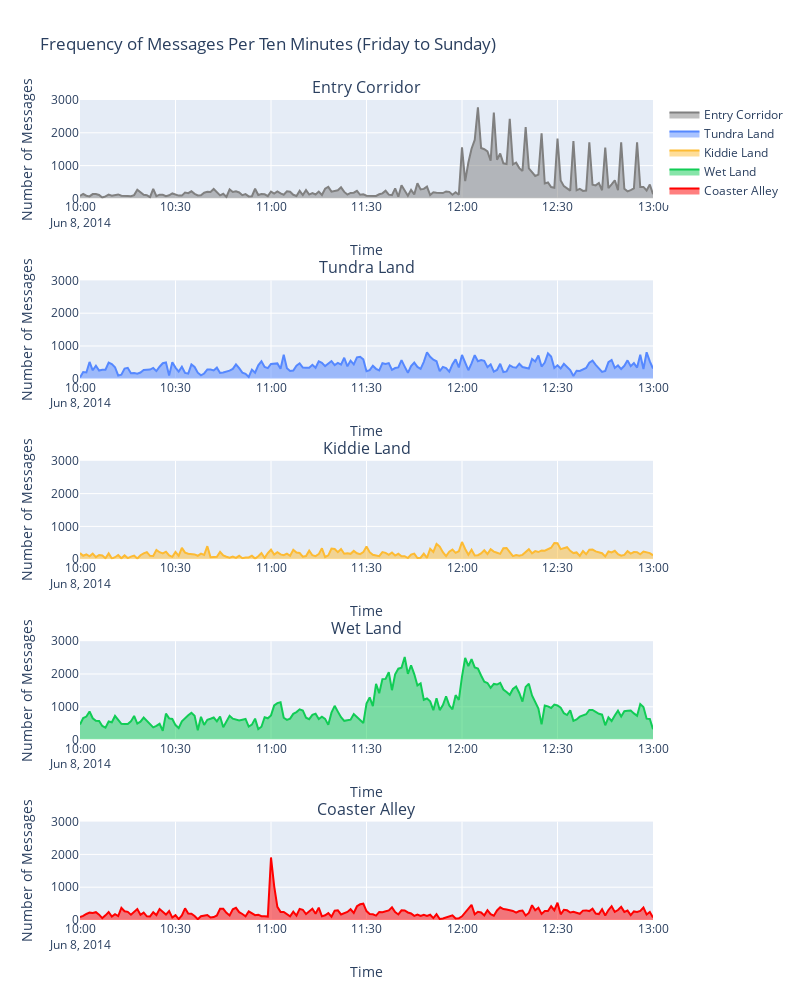

Write notebook code for a chart like this one.
### Code cell
fig = make_subplots(rows=5, cols=1, subplot_titles=["Entry Corridor", "Tundra Land", "Kiddie Land", "Wet Land", "Coaster Alley"])

# EC plot (First row)
fig.add_trace(
    go.Scatter(x=comm_EC_noon_df['min'], 
               y=comm_EC_noon_df['Messages'], 
               mode='lines', name='Entry Corridor',
               fill='tozeroy',
               line=dict(color="gray")),
    row=1, col=1
)

# TL plot (Second row)
fig.add_trace(
    go.Scatter(x=comm_TL_noon_df['min'], 
               y=comm_TL_noon_df['Messages'], 
               mode='lines', name='Tundra Land',
               fill ='tozeroy',
               line=dict(color="#5588FF")),
    row=2, col=1
)

# KL plot (Third row)
fig.add_trace(
    go.Scatter(x=comm_KL_noon_df['min'], 
               y=comm_KL_noon_df['Messages'], 
               mode='lines', name='Kiddie Land', 
               fill='tozeroy',
               line=dict(color="#FDBB33")),
    row=3, col=1
)

# WL plot (Fourth row)
fig.add_trace(
    go.Scatter(x=comm_WL_noon_df['min'], 
               y=comm_WL_noon_df['Messages'], 
               mode='lines', name='Wet Land', 
               fill='tozeroy',
               line=dict(color="#11CC55")),
    row=4, col=1
)

# CA plot (Fifth row)
fig.add_trace(
    go.Scatter(x=comm_CA_noon_df['min'], 
               y=comm_CA_noon_df['Messages'], 
               mode='lines', name='Coaster Alley', 
               fill='tozeroy',
               line=dict(color="red")),
    row=5, col=1
)

fig.update_layout(
    height=1000, width=800, 
    title_text="Frequency of Messages Per Ten Minutes (Friday to Sunday)", 

    # Set y-axis ranges for each subplot
    yaxis=dict(range=[0, 3000], title='Number of Messages'),
    yaxis2=dict(range=[0, 3000], title='Number of Messages'),
    yaxis3=dict(range=[0, 3000], title='Number of Messages'),
    yaxis4=dict(range=[0, 3000], title='Number of Messages'),
    yaxis5=dict(range=[0, 3000], title='Number of Messages'),


    xaxis=dict(title='Time'),
    xaxis2=dict(title='Time'),
    xaxis3=dict(title='Time'),
    xaxis4=dict(title='Time'),
    xaxis5=dict(title='Time')

)

# Display the figure
fig.show()

### Figure 1 — Plotly figure (JSON) as saved in the notebook; plotly's stock layout.template omitted (floating-point values rounded to 4 significant figures; data arrays with more than 128 entries replaced by an {"elided": "..."} marker saying what was removed)
{"data": [{"fill": "tozeroy", "line": {"color": "gray"}, "mode": "lines", "name": "Entry Corridor", "type": "scatter", "x": {"elided": "181 str values"}, "xaxis": "x", "y": {"elided": "181 int values"}, "yaxis": "y"}, {"fill": "tozeroy", "line": {"color": "#5588FF"}, "mode": "lines", "name": "Tundra Land", "type": "scatter", "x": {"elided": "181 str values"}, "xaxis": "x2", "y": {"elided": "181 int values"}, "yaxis": "y2"}, {"fill": "tozeroy", "line": {"color": "#FDBB33"}, "mode": "lines", "name": "Kiddie Land", "type": "scatter", "x": {"elided": "181 str values"}, "xaxis": "x3", "y": {"elided": "181 int values"}, "yaxis": "y3"}, {"fill": "tozeroy", "line": {"color": "#11CC55"}, "mode": "lines", "name": "Wet Land", "type": "scatter", "x": {"elided": "181 str values"}, "xaxis": "x4", "y": {"elided": "181 int values"}, "yaxis": "y4"}, {"fill": "tozeroy", "line": {"color": "red"}, "mode": "lines", "name": "Coaster Alley", "type": "scatter", "x": {"elided": "181 str values"}, "xaxis": "x5", "y": {"elided": "181 int values"}, "yaxis": "y5"}], "layout": {"annotations": [{"font": {"size": 16}, "showarrow": false, "text": "Entry Corridor", "x": 0.5, "xanchor": "center", "xref": "paper", "y": 1, "yanchor": "bottom", "yref": "paper"}, {"font": {"size": 16}, "showarrow": false, "text": "Tundra Land", "x": 0.5, "xanchor": "center", "xref": "paper", "y": 0.78, "yanchor": "bottom", "yref": "paper"}, {"font": {"size": 16}, "showarrow": false, "text": "Kiddie Land", "x": 0.5, "xanchor": "center", "xref": "paper", "y": 0.56, "yanchor": "bottom", "yref": "paper"}, {"font": {"size": 16}, "showarrow": false, "text": "Wet Land", "x": 0.5, "xanchor": "center", "xref": "paper", "y": 0.34, "yanchor": "bottom", "yref": "paper"}, {"font": {"size": 16}, "showarrow": false, "text": "Coaster Alley", "x": 0.5, "xanchor": "center", "xref": "paper", "y": 0.12, "yanchor": "bottom", "yref": "paper"}], "height": 1000, "title": {"text": "Frequency of Messages Per Ten Minutes (Friday to Sunday)"}, "width": 800, "xaxis": {"anchor": "y", "domain": [0, 1], "title": {"text": "Time"}}, "xaxis2": {"anchor": "y2", "domain": [0, 1], "title": {"text": "Time"}}, "xaxis3": {"anchor": "y3", "domain": [0, 1], "title": {"text": "Time"}}, "xaxis4": {"anchor": "y4", "domain": [0, 1], "title": {"text": "Time"}}, "xaxis5": {"anchor": "y5", "domain": [0, 1], "title": {"text": "Time"}}, "yaxis": {"anchor": "x", "domain": [0.88, 1], "range": [0, 3000], "title": {"text": "Number of Messages"}}, "yaxis2": {"anchor": "x2", "domain": [0.66, 0.78], "range": [0, 3000], "title": {"text": "Number of Messages"}}, "yaxis3": {"anchor": "x3", "domain": [0.44, 0.56], "range": [0, 3000], "title": {"text": "Number of Messages"}}, "yaxis4": {"anchor": "x4", "domain": [0.22, 0.34], "range": [0, 3000], "title": {"text": "Number of Messages"}}, "yaxis5": {"anchor": "x5", "domain": [0, 0.12], "range": [0, 3000], "title": {"text": "Number of Messages"}}}}
